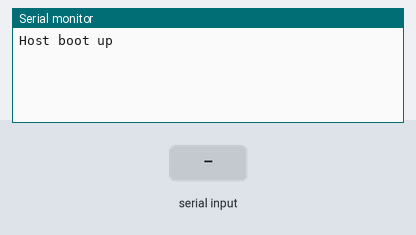
Bench run of a sketch on a simulated ESP32. On the bench: the last lines printed to the serial monitor. Inputs (shaded band) come from the test bench.

Above: at 1.2 s.
1.3 s: "1" received over the second serial link
At 2.5 s:
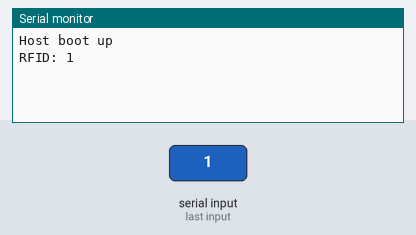
2.9 s: "0" received over the second serial link
At 3.7 s:
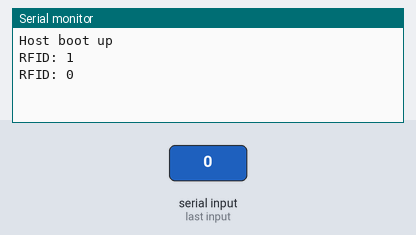
4.4 s: "2" received over the second serial link
At 4.9 s:
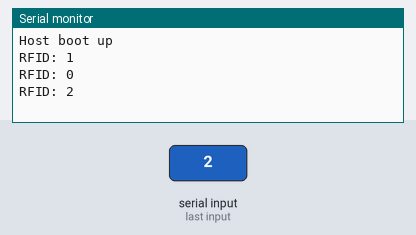

Measured:
- after the input at 1.3 s, the serial monitor: prints a new line after 0.10 s (image 1)
- after the input at 2.9 s, the serial monitor: prints a new line after 0.10 s (image 2)
- after the input at 4.4 s, the serial monitor: prints a new line after 0.10 s (image 3)

The sketch:

rfid.ino
```cpp
#include <Arduino.h>
#include <HardwareSerial.h>

void setup()
{
	Serial.begin(115200);

	Serial2.begin(9600);
	Serial2.setTimeout(100);

	Serial.println("Host boot up");
}


void loop()
{
	if (Serial2.available() > 0)
	{
		String data = Serial2.readString();

		Serial.print("RFID: ");
		Serial.println(data);
	}
}
```
